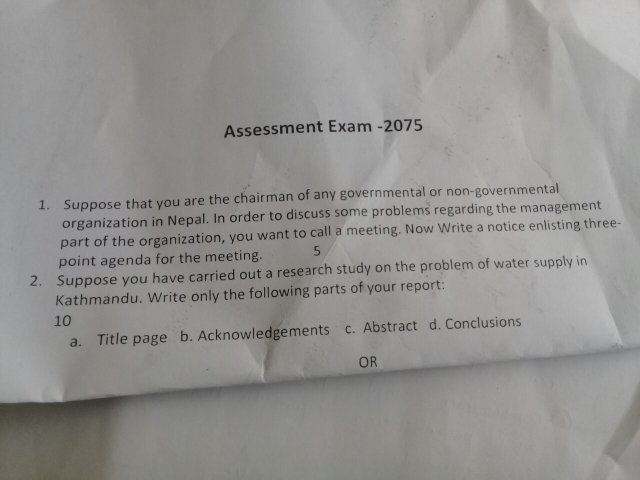
#> input picture OCR image optimiz4/ery1.jpg, 1280 x 960 px (shown at 1/2 size)
$ python image.py   (older library calls are emulated)
#> lines starting #> are read from the running program, lines starting #| are printed output that depends on the picture; after the words box and inside, x2 and y2 are one past the last pixel; in counts of white or black regions, pixels touching at a corner belong together
import numpy as np
import cv2
import mapper


img = cv2.imread("ery1.jpg")
#> img is the input picture: shape (960, 1280, 3); mean B, G, R 143.1, 145.3, 146.6

img=cv2.resize(img,(700,700))
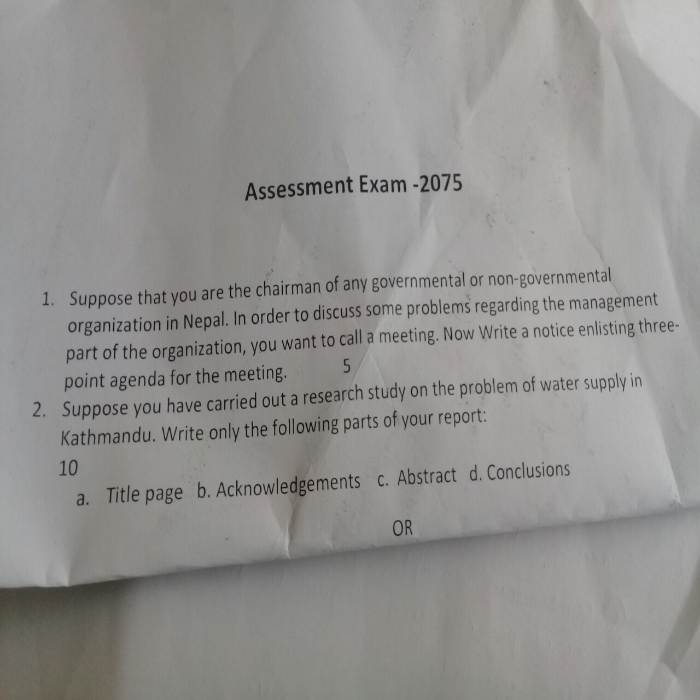
#> img: shape (700, 700, 3); mean B, G, R 143, 145.2, 146.5
_, threshold = cv2.threshold(img, 155, 255, cv2.THRESH_BINARY)
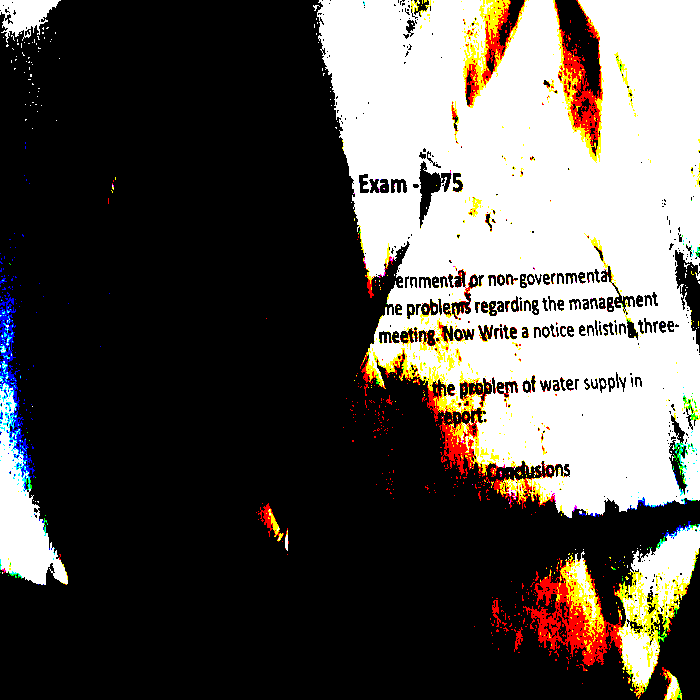
#> threshold: shape (700, 700, 3); mean B, G, R 78, 82.8, 87.3

img_gray = cv2.cvtColor(img, cv2.COLOR_BGR2GRAY)

mean_c = cv2.adaptiveThreshold(img_gray, 255, cv2.ADAPTIVE_THRESH_MEAN_C, cv2.THRESH_BINARY, 15, 12)
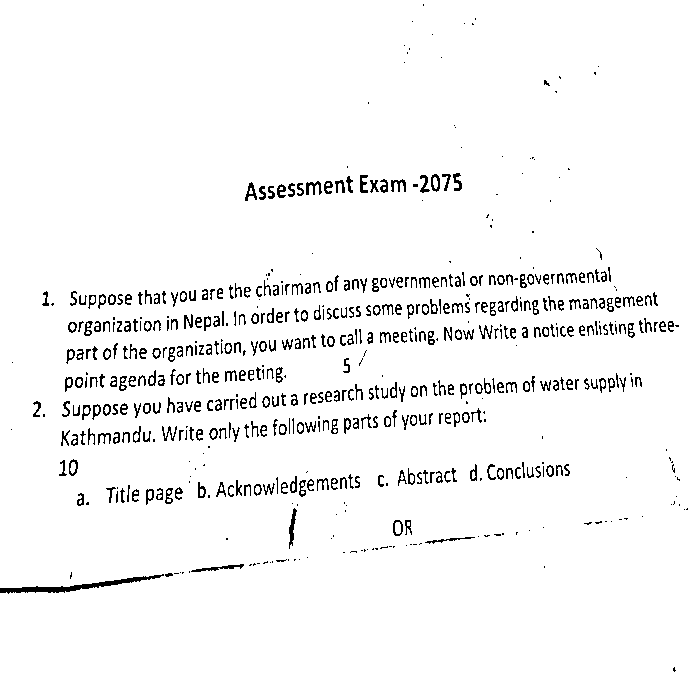
#> mean_c: shape (700, 700); 96.2% white; black in thin lines or dots
gaus = cv2.adaptiveThreshold(img_gray, 255, cv2.ADAPTIVE_THRESH_GAUSSIAN_C, cv2.THRESH_BINARY, 91, 12)
#> gaus: shape (700, 700); 94.5% white; 598 black regions (198 under 20 px), largest, box (x1, y1, x2, y2) and area: (0, 501, 700, 607) 6665, (288, 502, 299, 545) 219, (559, 0, 582, 28) 179
# [17 lines of commented-out code are left out]
cv2.imshow("Gaussian", gaus)
cv2.imwrite('01.png',gaus)
cv2.waitKey(0)
cv2.destroyAllWindows()


'''code 1'''


# [13 lines of commented-out code are left out]
image=cv2.imread("try.jpg")   #read in the image
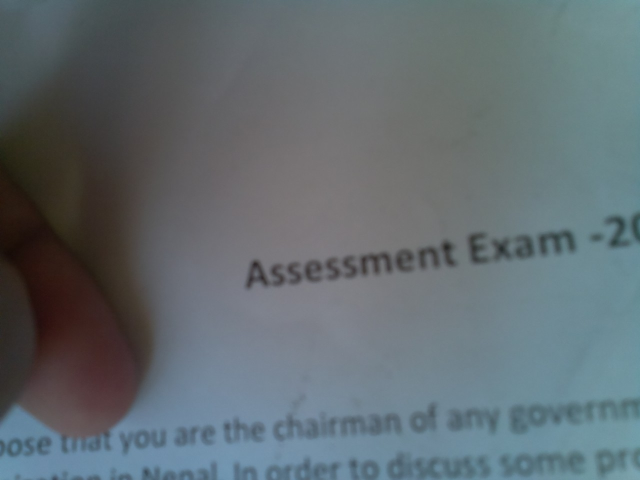
#> input picture OCR image optimiz4/try.jpg, 1280 x 960 px (shown at 1/2 size)
#> image is the input picture: shape (960, 1280, 3); mean B, G, R 112.4, 107.6, 97.6
image=cv2.resize(image,(1300,800)) #resizing because opencv does not work well with bigger images
#> image: shape (800, 1300, 3)
orig=image.copy()

gray=cv2.cvtColor(image,cv2.COLOR_BGR2GRAY)  #RGB To Gray Scale
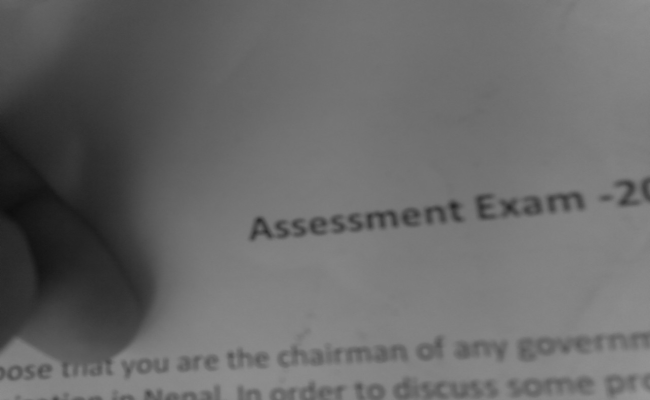
#> gray: shape (800, 1300) (shown at 1/2 size); min 12, max 153, mean 105.1
# cv2.imshow("Title",gray)


blurred=cv2.GaussianBlur(gray,(5,5),0)  #(5,5) is the kernel size and 0 is sigma that determines the amount of blur
# cv2.imshow("Blur",blurred)

edged=cv2.Canny(blurred,30,50)  #30 MinThreshold and 50 is the MaxThreshold
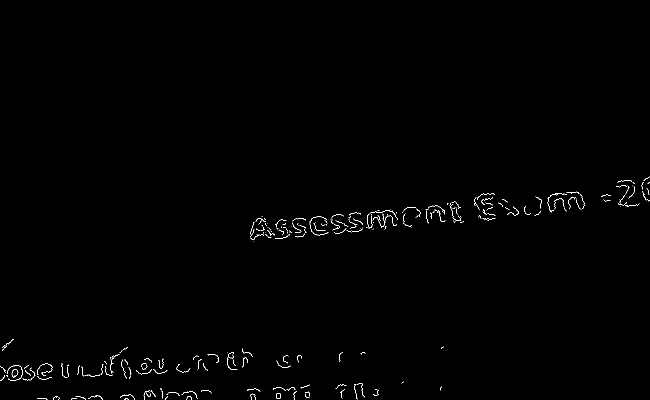
#> edged: shape (800, 1300) (shown at 1/2 size); 0.48% white in thin lines or dots, all inside (x1, y1, x2, y2) = (0, 353, 1300, 800)
cv2.imshow("Canny",edged)


image,contours,hierarchy=cv2.findContours(edged,cv2.RETR_LIST,cv2.CHAIN_APPROX_SIMPLE)  #retrieve the contours as a list, with simple apprximation model
#> contours = 309 contours, 307 with area under 20; largest, box (x1, y1, x2, y2) and area: (23, 738, 37, 756) 140, (23, 738, 37, 755) 134

contours=sorted(contours,key=cv2.contourArea,reverse=True)
img = np.zeros( (1300,800) ) # create a single channel 200x200 pixel black image
for i in xrange(1300):
	for j in xrange(800):
		img[i][j]=255
for c in contours:

	cv2.fillPoly(img, pts =[np.asarray(c)], color=(0,0,0))
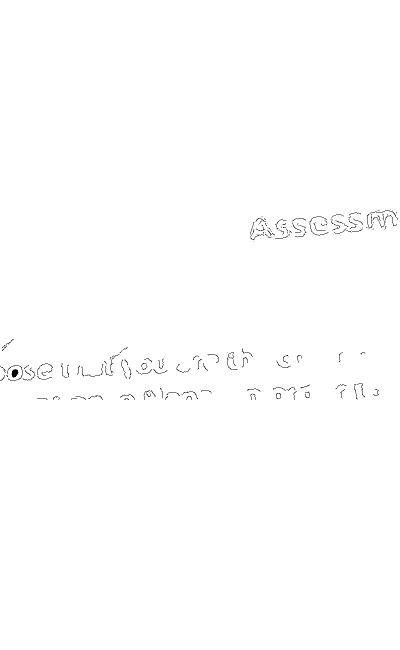
#> img: shape (1300, 800) float64 (shown at 1/2 size); 99.7% white; black in thin lines or dots, all inside (x1, y1, x2, y2) = (0, 419, 795, 800)
# [13 lines of commented-out code are left out]


cv2.imshow("Scanned",img)


cv2.imwrite('01.png',gaus)

cv2.waitKey(0)
cv2.destroyAllWindows()
